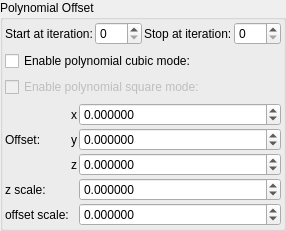
    <widget class="QGroupBox" name="groupBox_3">
     <property name="title">
      <string>Polynomial Offset</string>
     </property>
     <layout class="QVBoxLayout" name="verticalLayout_7">
      <property name="leftMargin">
       <number>2</number>
      </property>
      <property name="topMargin">
       <number>2</number>
      </property>
      <property name="rightMargin">
       <number>2</number>
      </property>
      <property name="bottomMargin">
       <number>2</number>
      </property>
      <item>
       <layout class="QGridLayout" name="gridLayout_75">
        <property name="spacing">
         <number>2</number>
        </property>
        <item row="0" column="3">
         <widget class="MySpinBox" name="spinboxInt_transf_stop_iterations_X">
          <property name="sizePolicy">
           <sizepolicy hsizetype="Minimum" vsizetype="Maximum">
            <horstretch>0</horstretch>
            <verstretch>0</verstretch>
           </sizepolicy>
          </property>
          <property name="maximum">
           <number>999</number>
          </property>
         </widget>
        </item>
        <item row="0" column="1">
         <widget class="MySpinBox" name="spinboxInt_transf_start_iterations_X">
          <property name="sizePolicy">
           <sizepolicy hsizetype="Minimum" vsizetype="Maximum">
            <horstretch>0</horstretch>
            <verstretch>0</verstretch>
           </sizepolicy>
          </property>
          <property name="maximum">
           <number>999</number>
          </property>
         </widget>
        </item>
        <item row="0" column="2">
         <widget class="QLabel" name="label_276">
          <property name="text">
           <string>Stop at iteration:</string>
          </property>
         </widget>
        </item>
        <item row="0" column="0">
         <widget class="QLabel" name="label_275">
          <property name="text">
           <string>Start at iteration:</string>
          </property>
         </widget>
        </item>
       </layout>
      </item>
      <item>
       <widget class="MyCheckBox" name="checkBox_transf_function_enabledBx">
        <property name="text">
         <string>Enable polynomial cubic mode:</string>
        </property>
       </widget>
      </item>
      <item>
       <widget class="MyCheckBox" name="checkBox_transf_function_enabledBy_false">
        <property name="enabled">
         <bool>false</bool>
        </property>
        <property name="text">
         <string>Enable polynomial square mode:</string>
        </property>
       </widget>
      </item>
      <item>
       <layout class="QGridLayout" name="gridLayout_21" columnstretch="0,0,0,1">
        <property name="spacing">
         <number>2</number>
        </property>
        <item row="3" column="1">
         <widget class="QLabel" name="label_260">
          <property name="text">
           <string>Offset:</string>
          </property>
         </widget>
        </item>
        <item row="6" column="1">
         <widget class="QLabel" name="label_146">
          <property name="text">
           <string>offset scale:</string>
          </property>
         </widget>
        </item>
        <item row="5" column="1">
         <widget class="QLabel" name="label_147">
          <property name="text">
           <string>z scale:</string>
          </property>
         </widget>
        </item>
        <item row="3" column="2">
         <widget class="QLabel" name="label_122">
          <property name="text">
           <string notr="true">y</string>
          </property>
         </widget>
        </item>
        <item row="2" column="2">
         <widget class="QLabel" name="label_123">
          <property name="text">
           <string notr="true">x</string>
          </property>
         </widget>
        </item>
        <item row="4" column="2">
         <widget class="QLabel" name="label_124">
          <property name="text">
           <string notr="true">z</string>
          </property>
         </widget>
        </item>
        <item row="2" column="3">
         <widget class="MyDoubleSpinBox" name="spinbox3_transf_addition_constant_x">
          <property name="sizePolicy">
           <sizepolicy hsizetype="Minimum" vsizetype="Maximum">
            <horstretch>0</horstretch>
            <verstretch>0</verstretch>
           </sizepolicy>
          </property>
          <property name="prefix">
           <string/>
          </property>
          <property name="suffix">
           <string/>
          </property>
          <property name="decimals">
           <number>6</number>
          </property>
          <property name="minimum">
           <double>-99.989999999999995</double>
          </property>
          <property name="maximum">
           <double>99.989999999999995</double>
          </property>
          <property name="singleStep">
           <double>0.100000000000000</double>
          </property>
         </widget>
        </item>
        <item row="3" column="3">
         <widget class="MyDoubleSpinBox" name="spinbox3_transf_addition_constant_y">
          <property name="sizePolicy">
           <sizepolicy hsizetype="Minimum" vsizetype="Maximum">
            <horstretch>0</horstretch>
            <verstretch>0</verstretch>
           </sizepolicy>
          </property>
          <property name="prefix">
           <string/>
          </property>
          <property name="suffix">
           <string/>
          </property>
          <property name="decimals">
           <number>6</number>
          </property>
          <property name="minimum">
           <double>-99.989999999999995</double>
          </property>
          <property name="maximum">
           <double>99.989999999999995</double>
          </property>
          <property name="singleStep">
           <double>0.100000000000000</double>
          </property>
         </widget>
        </item>
        <item row="4" column="3">
         <widget class="MyDoubleSpinBox" name="spinbox3_transf_addition_constant_z">
          <property name="sizePolicy">
           <sizepolicy hsizetype="Minimum" vsizetype="Maximum">
            <horstretch>0</horstretch>
            <verstretch>0</verstretch>
           </sizepolicy>
          </property>
          <property name="prefix">
           <string/>
          </property>
          <property name="suffix">
           <string/>
          </property>
          <property name="decimals">
           <number>6</number>
          </property>
          <property name="minimum">
           <double>-99.989999999999995</double>
          </property>
          <property name="maximum">
           <double>99.989999999999995</double>
          </property>
          <property name="singleStep">
           <double>0.100000000000000</double>
          </property>
         </widget>
        </item>
        <item row="5" column="3">
         <widget class="MyDoubleSpinBox" name="spinbox_transf_scaleA_1">
          <property name="sizePolicy">
           <sizepolicy hsizetype="Minimum" vsizetype="Maximum">
            <horstretch>0</horstretch>
            <verstretch>0</verstretch>
           </sizepolicy>
          </property>
          <property name="prefix">
           <string/>
          </property>
          <property name="decimals">
           <number>6</number>
          </property>
          <property name="minimum">
           <double>-99.989999999999995</double>
          </property>
          <property name="singleStep">
           <double>0.100000000000000</double>
          </property>
         </widget>
        </item>
        <item row="6" column="3">
         <widget class="MyDoubleSpinBox" name="spinbox_transf_scale_1">
          <property name="sizePolicy">
           <sizepolicy hsizetype="Minimum" vsizetype="Maximum">
            <horstretch>0</horstretch>
            <verstretch>0</verstretch>
           </sizepolicy>
          </property>
          <property name="prefix">
           <string/>
          </property>
          <property name="decimals">
           <number>6</number>
          </property>
          <property name="minimum">
           <double>-99.989999999999995</double>
          </property>
          <property name="singleStep">
           <double>0.100000000000000</double>
          </property>
         </widget>
        </item>
       </layout>
      </item>
     </layout>
    </widget>
